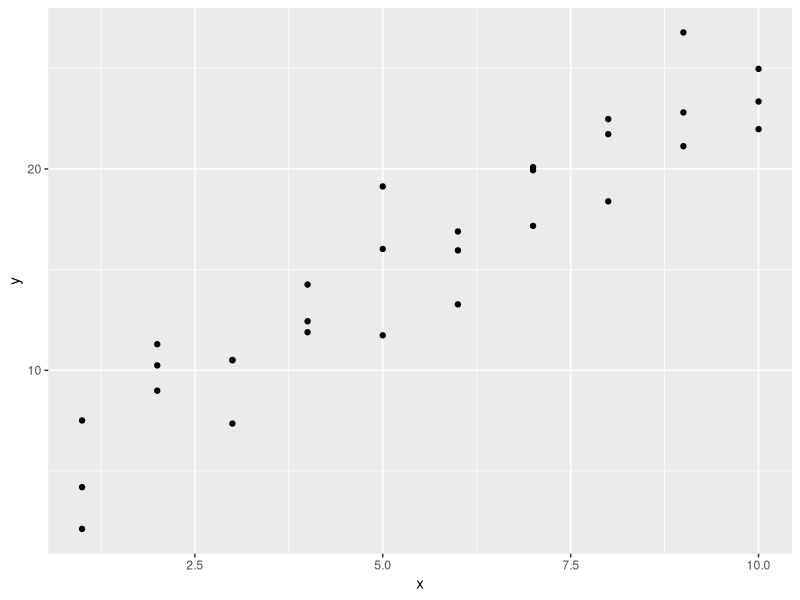
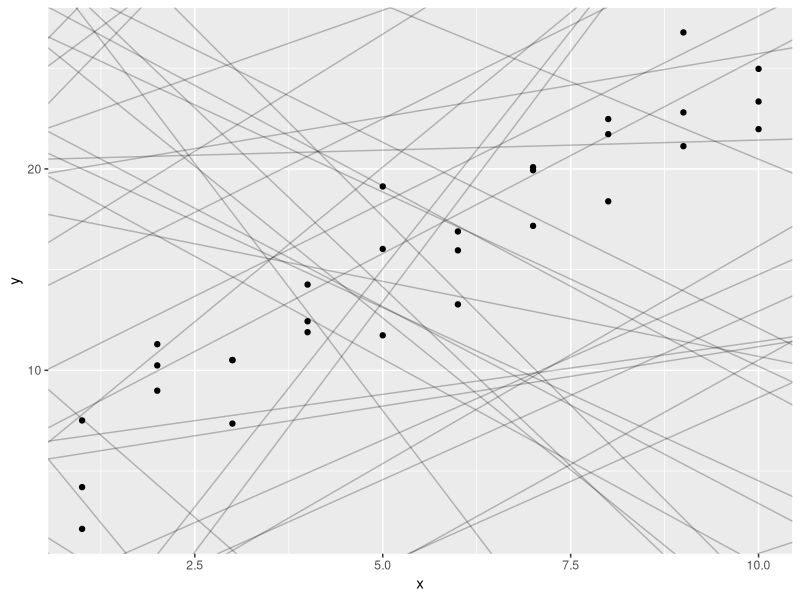
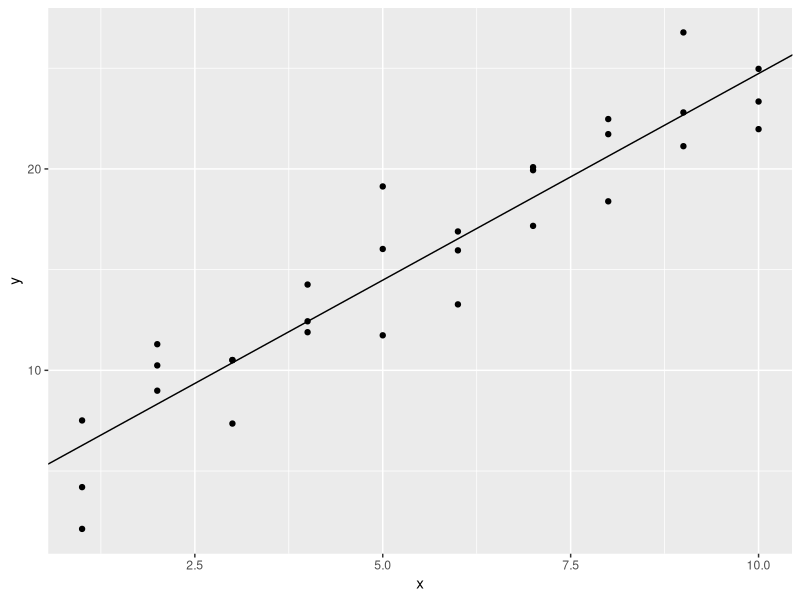
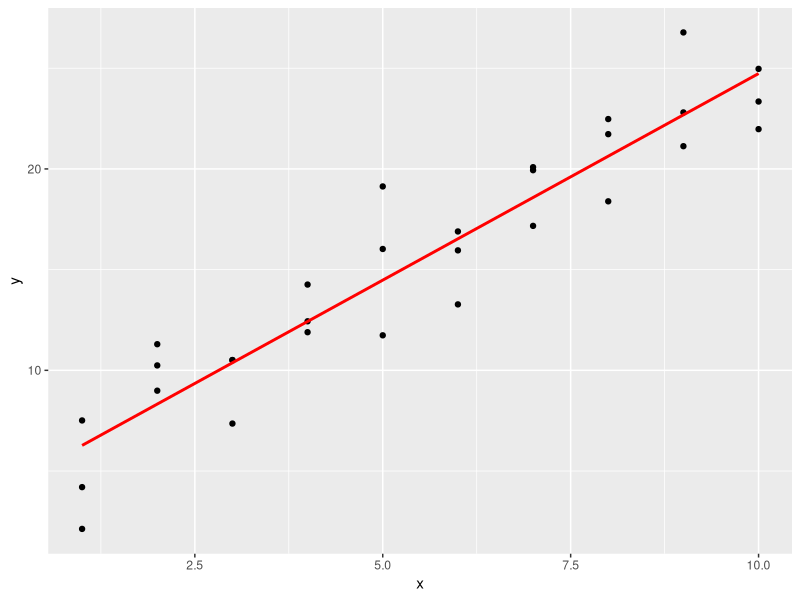
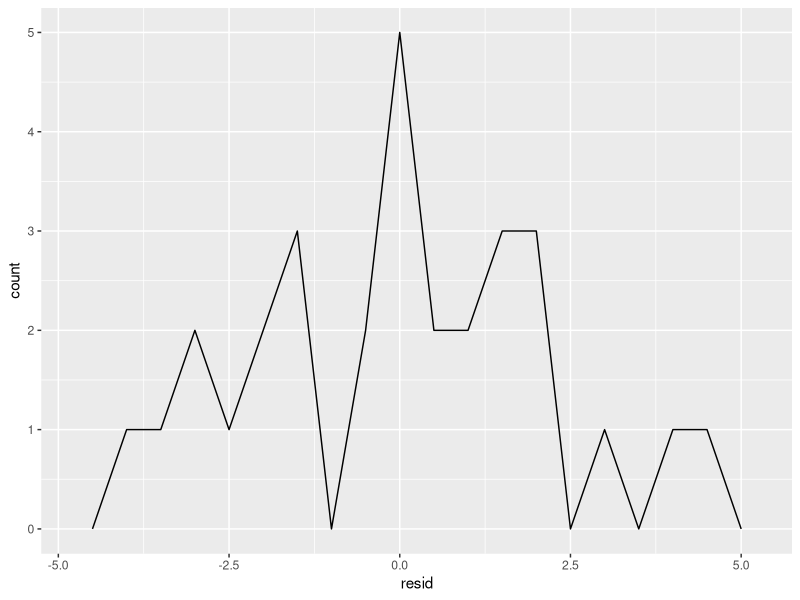
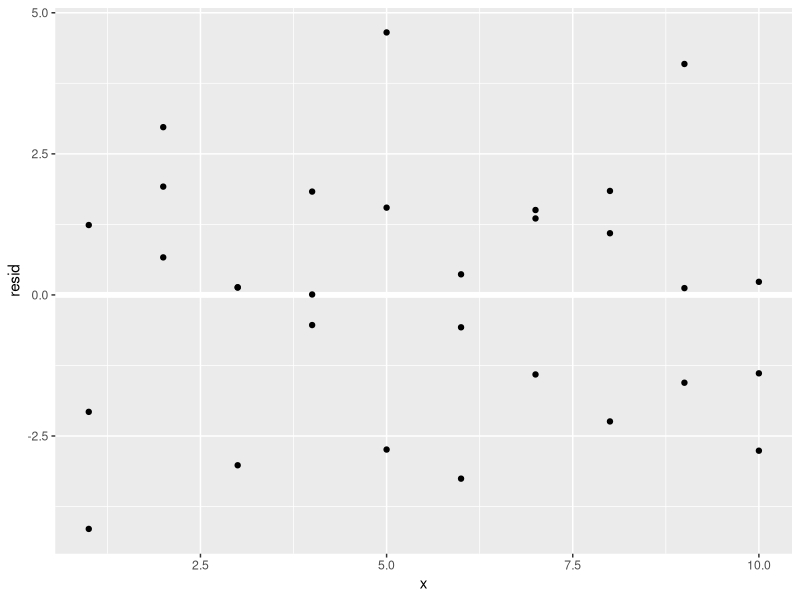
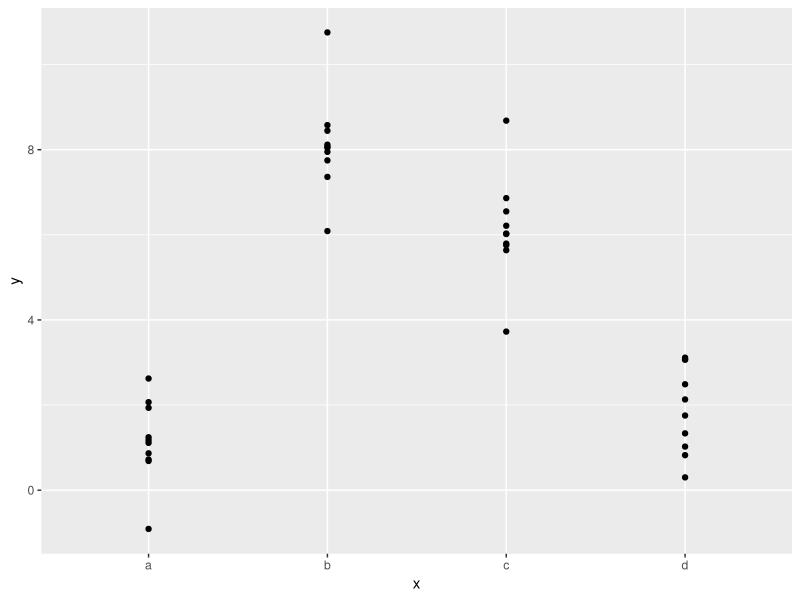
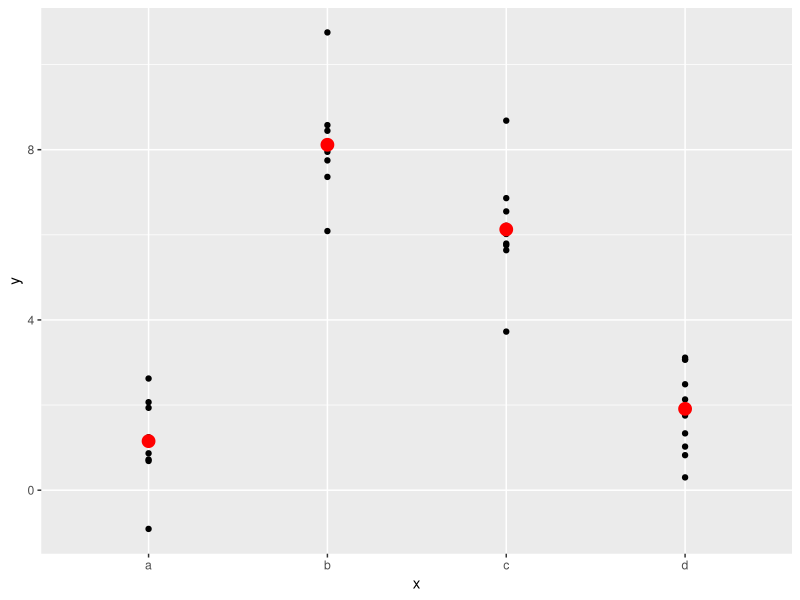

The R source for these figures, in order:
## ---- chunk 1
knitr::opts_chunk$set(warning = FALSE)
knitr::opts_chunk$set(message = FALSE)
## ---- chunk 2
library(tidyverse)
library(modelr)
options(na.action = na.warn) # handle missing values with a warning
sim1
# plot the dataset
ggplot(sim1, aes(x, y)) + geom_point()
## ---- chunk 3
runif(10, 1, 5)  # 10 values between 1 and 5
## ---- chunk 4
models <- tibble(y = runif(50, -20, 40), m = runif(50, -5, 5))
ggplot(sim1, aes(x, y)) + 
  geom_abline(aes(intercept = y, slope = m), 
    alpha = 1/4, data = models) + 
  geom_point()
## ---- chunk 5
sim1_mod <- lm(y ~ x, data = sim1)
coefs <- coef(sim1_mod)
ggplot(sim1, aes(x, y)) +
     geom_abline(aes(intercept = coefs[1], slope = coefs[2])) +
     geom_point()
## ---- chunk 6
grid <- sim1 %>% data_grid(x)
grid
## ---- chunk 7
sim1_mod <- lm(y ~ x, data = sim1) 
grid_p <- grid %>% add_predictions(sim1_mod)
grid_p
## ---- chunk 8
ggplot(sim1, aes(x)) +
     geom_point(aes(y = y)) +
     geom_line(aes(y = pred),  
               data = grid_p,
               colour = "red",
               linewidth = 1)
## ---- chunk 9
sim1.R <- sim1 %>%
      add_residuals(sim1_mod)
sim1.R
## ---- chunk 10
ggplot(sim1.R, aes(resid)) +
  geom_freqpoly(binwidth = 0.5)
## ---- chunk 11
# note the randomness of the plotted points
ggplot(sim1.R, aes(x, resid)) +
      geom_ref_line(h = 0) +
      geom_point()
## ---- chunk 12
ggplot(sim2) +
  geom_point(aes(x, y))
## ---- chunk 13
mod2 <- lm(y ~ x, data = sim2)
grid <- sim2 %>%
         data_grid(x) %>%
         add_predictions(mod2)
grid
## ---- chunk 14
ggplot(sim2, aes(x)) +
    geom_point(aes(y = y)) +
    geom_point(
        data = grid,
        aes(y = pred),
        color = "red",
        size = 4)
## ---- chunk 15
sim2.R <- sim2 %>% add_residuals(mod2)
ggplot(sim2.R, aes(resid)) +
     geom_freqpoly(binwidth = .5)
